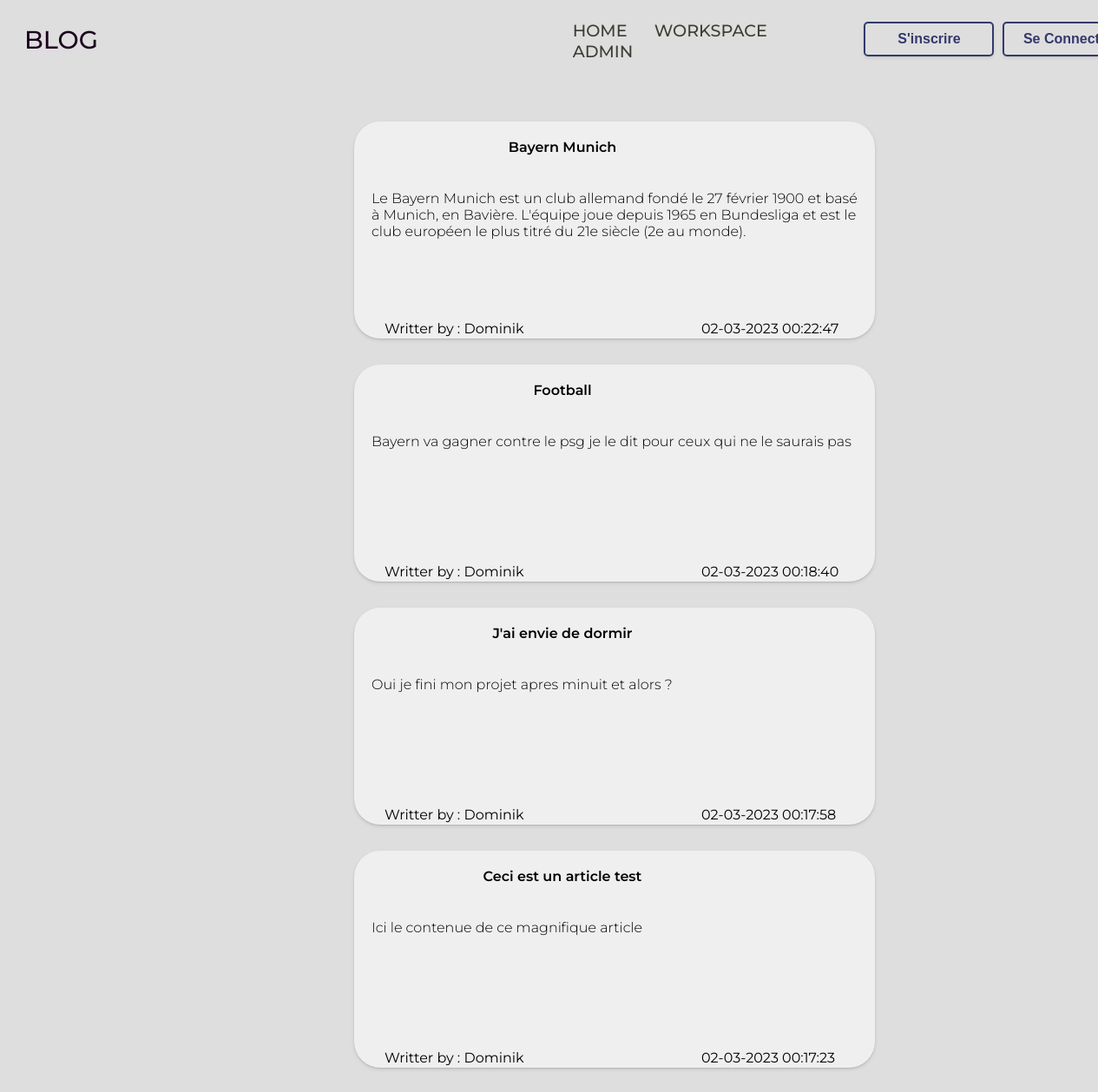
The page / on the database its author committed.
### tables this page shows
CREATE TABLE `post_blog` (
  `id_post` int NOT NULL,
  `id_user` int NOT NULL,
  `title` varchar(60) NOT NULL,
  `contenue` text NOT NULL,
  `auteur` varchar(40) NOT NULL,
  `log` varchar(30) NOT NULL
);

### pages/template/all-post.php (the view)
<?php
try {
    $dbh = new PDO('mysql:host=localhost;dbname=exo_conn', 'root', 'password');
} catch (PDOException $e) {
    print "Erreur !: " . $e->getMessage() . "<br/>";
    die();
}
?>
<?php
    $query = $dbh->query('SELECT id_post, id_user, title, contenue, auteur, log FROM post_blog ORDER BY id_post DESC;');
    $donnees = $query->fetchAll();
    foreach ($donnees as $article): ?>
        <div class="post">
            <div class="head-post">
                <div class="title">
                    <?php echo $article['title'];?>
                </div>
            </div>
            <div class="contenue">
                <?php echo $article['contenue'];?>
            </div>
            <div class="footer-post">
                <div class="auteur">
                    <p>Writter by : <?php echo $article['auteur'] ?></p>
                </div>
                <div class="time">
                    <?php echo gmdate("d-m-Y H:i:s", ($article['log'] + 3600));?>
                </div>
            </div>
        </div>
    <?php endforeach; ?>

### style.css (style rules this page uses)
html { background: #dedede; }
body { height: 100%; }
.post { display: block; height: 250px; width: 600px; margin-left: 400px; margin-bottom: 30px; border-radius: 30px; background: #efefef; box-shadow: rgba(0, 0, 0, 0.10) 0px 2px 4px 0px, rgba(0, 0, 0, 0.10) 0px 1px 1.5px 0px; }
.title { width: 80%; padding-top: 20px; font-family: "Montserrat", sans-serif; font-weight: 600; margin-bottom: 20px; text-align: center; }
.contenue { font-family: "Montserrat", sans-serif; font-weight: 300; height: 130px; margin: 20px; }
.time { font-family: "Montserrat", sans-serif; margin-bottom: 0px; margin-left: 125px; }
.head-post { display: flex; }
.footer-post { display: flex; }
.auteur { text-align: start; font-family: "Montserrat", sans-serif; width: 40%; margin-left: 35px; }
.auteur > p { margin: 0; }

### rows shown on the page
post_blog: title "Bayern Munich", contenue "Le Bayern Munich est un club allemand fondé le 27 février 1900 et basé à Munich, en Bavière. L'équipe joue depuis 1965 en Bundesliga et est le club européen le plus titré du 21e siècle (2e au monde).", auteur "Dominik", log "02-03-2023 00:22:47"
post_blog: title "Football", contenue "Bayern va gagner contre le psg je le dit pour ceux qui ne le saurais pas", auteur "Dominik", log "02-03-2023 00:18:40"
post_blog: title "J'ai envie de dormir", contenue "Oui je fini mon projet apres minuit et alors ?", auteur "Dominik", log "02-03-2023 00:17:58"
post_blog: title "Ceci est un article test", contenue "Ici le contenue de ce magnifique article", auteur "Dominik", log "02-03-2023 00:17:23"
